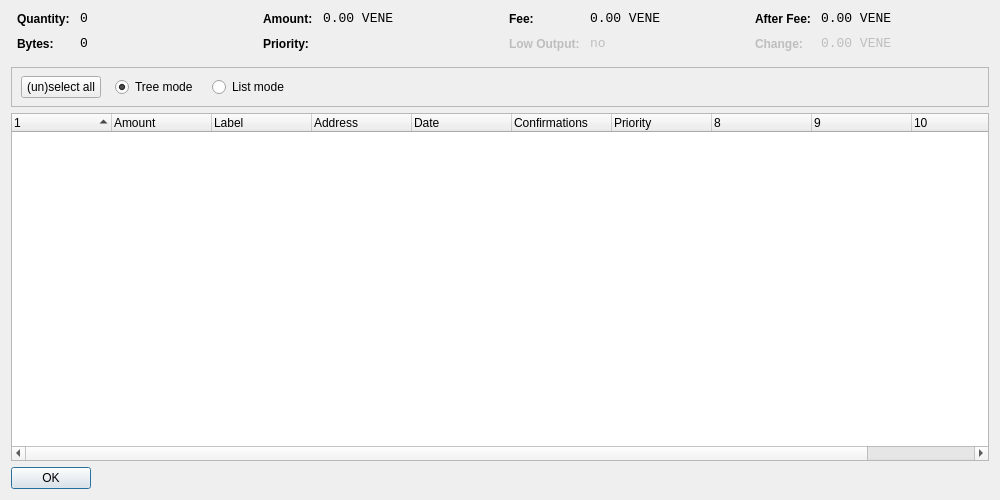
<?xml version="1.0" encoding="UTF-8"?>
<ui version="4.0">
 <class>CoinControlDialog</class>
 <widget class="QDialog" name="CoinControlDialog">
  <property name="geometry">
   <rect>
    <x>0</x>
    <y>0</y>
    <width>1000</width>
    <height>500</height>
   </rect>
  </property>
  <property name="windowTitle">
   <string>Coin Control</string>
  </property>
  <layout class="QVBoxLayout" name="verticalLayout">
   <item>
    <layout class="QHBoxLayout" name="horizontalLayoutTop" stretch="0,0,0,0">
     <property name="topMargin">
      <number>0</number>
     </property>
     <property name="bottomMargin">
      <number>10</number>
     </property>
     <item>
      <layout class="QFormLayout" name="formLayoutCoinControl1">
       <property name="horizontalSpacing">
        <number>10</number>
       </property>
       <property name="verticalSpacing">
        <number>10</number>
       </property>
       <property name="leftMargin">
        <number>6</number>
       </property>
       <property name="rightMargin">
        <number>6</number>
       </property>
       <item row="0" column="0">
        <widget class="QLabel" name="labelCoinControlQuantityText">
         <property name="styleSheet">
          <string notr="true">font-weight:bold;</string>
         </property>
         <property name="text">
          <string>Quantity:</string>
         </property>
        </widget>
       </item>
       <item row="0" column="1">
        <widget class="QLabel" name="labelCoinControlQuantity">
         <property name="font">
          <font>
           <family>Monospace</family>
           <pointsize>10</pointsize>
          </font>
         </property>
         <property name="cursor">
          <cursorShape>IBeamCursor</cursorShape>
         </property>
         <property name="contextMenuPolicy">
          <enum>Qt::ActionsContextMenu</enum>
         </property>
         <property name="text">
          <string notr="true">0</string>
         </property>
         <property name="textInteractionFlags">
          <set>Qt::LinksAccessibleByMouse|Qt::TextSelectableByKeyboard|Qt::TextSelectableByMouse</set>
         </property>
        </widget>
       </item>
       <item row="1" column="0">
        <widget class="QLabel" name="labelCoinControlBytesText">
         <property name="styleSheet">
          <string notr="true">font-weight:bold;</string>
         </property>
         <property name="text">
          <string>Bytes:</string>
         </property>
        </widget>
       </item>
       <item row="1" column="1">
        <widget class="QLabel" name="labelCoinControlBytes">
         <property name="font">
          <font>
           <family>Monospace</family>
           <pointsize>10</pointsize>
          </font>
         </property>
         <property name="cursor">
          <cursorShape>IBeamCursor</cursorShape>
         </property>
         <property name="contextMenuPolicy">
          <enum>Qt::ActionsContextMenu</enum>
         </property>
         <property name="text">
          <string notr="true">0</string>
         </property>
         <property name="textInteractionFlags">
          <set>Qt::LinksAccessibleByMouse|Qt::TextSelectableByKeyboard|Qt::TextSelectableByMouse</set>
         </property>
        </widget>
       </item>
      </layout>
     </item>
     <item>
      <layout class="QFormLayout" name="formLayoutCoinControl2">
       <property name="horizontalSpacing">
        <number>10</number>
       </property>
       <property name="verticalSpacing">
        <number>10</number>
       </property>
       <property name="leftMargin">
        <number>6</number>
       </property>
       <property name="rightMargin">
        <number>6</number>
       </property>
       <item row="0" column="0">
        <widget class="QLabel" name="labelCoinControlAmountText">
         <property name="styleSheet">
          <string notr="true">font-weight:bold;</string>
         </property>
         <property name="text">
          <string>Amount:</string>
         </property>
        </widget>
       </item>
       <item row="0" column="1">
        <widget class="QLabel" name="labelCoinControlAmount">
         <property name="font">
          <font>
           <family>Monospace</family>
           <pointsize>10</pointsize>
          </font>
         </property>
         <property name="cursor">
          <cursorShape>IBeamCursor</cursorShape>
         </property>
         <property name="contextMenuPolicy">
          <enum>Qt::ActionsContextMenu</enum>
         </property>
         <property name="text">
          <string notr="true">0.00 VENE</string>
         </property>
         <property name="textInteractionFlags">
          <set>Qt::LinksAccessibleByMouse|Qt::TextSelectableByKeyboard|Qt::TextSelectableByMouse</set>
         </property>
        </widget>
       </item>
       <item row="1" column="0">
        <widget class="QLabel" name="labelCoinControlPriorityText">
         <property name="styleSheet">
          <string notr="true">font-weight:bold;</string>
         </property>
         <property name="text">
          <string>Priority:</string>
         </property>
        </widget>
       </item>
       <item row="1" column="1">
        <widget class="QLabel" name="labelCoinControlPriority">
         <property name="font">
          <font>
           <family>Monospace</family>
           <pointsize>10</pointsize>
          </font>
         </property>
         <property name="cursor">
          <cursorShape>IBeamCursor</cursorShape>
         </property>
         <property name="contextMenuPolicy">
          <enum>Qt::ActionsContextMenu</enum>
         </property>
         <property name="text">
          <string/>
         </property>
         <property name="textInteractionFlags">
          <set>Qt::LinksAccessibleByMouse|Qt::TextSelectableByKeyboard|Qt::TextSelectableByMouse</set>
         </property>
        </widget>
       </item>
      </layout>
     </item>
     <item>
      <layout class="QFormLayout" name="formLayoutCoinControl3">
       <property name="horizontalSpacing">
        <number>10</number>
       </property>
       <property name="verticalSpacing">
        <number>10</number>
       </property>
       <property name="leftMargin">
        <number>6</number>
       </property>
       <property name="rightMargin">
        <number>6</number>
       </property>
       <item row="0" column="0">
        <widget class="QLabel" name="labelCoinControlFeeText">
         <property name="styleSheet">
          <string notr="true">font-weight:bold;</string>
         </property>
         <property name="text">
          <string>Fee:</string>
         </property>
        </widget>
       </item>
       <item row="0" column="1">
        <widget class="QLabel" name="labelCoinControlFee">
         <property name="font">
          <font>
           <family>Monospace</family>
           <pointsize>10</pointsize>
          </font>
         </property>
         <property name="cursor">
          <cursorShape>IBeamCursor</cursorShape>
         </property>
         <property name="contextMenuPolicy">
          <enum>Qt::ActionsContextMenu</enum>
         </property>
         <property name="text">
          <string notr="true">0.00 VENE</string>
         </property>
         <property name="textInteractionFlags">
          <set>Qt::LinksAccessibleByMouse|Qt::TextSelectableByKeyboard|Qt::TextSelectableByMouse</set>
         </property>
        </widget>
       </item>
       <item row="1" column="0">
        <widget class="QLabel" name="labelCoinControlLowOutputText">
         <property name="enabled">
          <bool>false</bool>
         </property>
         <property name="styleSheet">
          <string notr="true">font-weight:bold;</string>
         </property>
         <property name="text">
          <string>Low Output:</string>
         </property>
        </widget>
       </item>
       <item row="1" column="1">
        <widget class="QLabel" name="labelCoinControlLowOutput">
         <property name="enabled">
          <bool>false</bool>
         </property>
         <property name="font">
          <font>
           <family>Monospace</family>
           <pointsize>10</pointsize>
          </font>
         </property>
         <property name="cursor">
          <cursorShape>IBeamCursor</cursorShape>
         </property>
         <property name="contextMenuPolicy">
          <enum>Qt::ActionsContextMenu</enum>
         </property>
         <property name="text">
          <string notr="true">no</string>
         </property>
         <property name="textInteractionFlags">
          <set>Qt::LinksAccessibleByMouse|Qt::TextSelectableByKeyboard|Qt::TextSelectableByMouse</set>
         </property>
        </widget>
       </item>
      </layout>
     </item>
     <item>
      <layout class="QFormLayout" name="formLayoutCoinControl4">
       <property name="horizontalSpacing">
        <number>10</number>
       </property>
       <property name="verticalSpacing">
        <number>10</number>
       </property>
       <property name="leftMargin">
        <number>6</number>
       </property>
       <property name="rightMargin">
        <number>6</number>
       </property>
       <item row="0" column="0">
        <widget class="QLabel" name="labelCoinControlAfterFeeText">
         <property name="styleSheet">
          <string notr="true">font-weight:bold;</string>
         </property>
         <property name="text">
          <string>After Fee:</string>
         </property>
        </widget>
       </item>
       <item row="0" column="1">
        <widget class="QLabel" name="labelCoinControlAfterFee">
         <property name="font">
          <font>
           <family>Monospace</family>
           <pointsize>10</pointsize>
          </font>
         </property>
         <property name="cursor">
          <cursorShape>IBeamCursor</cursorShape>
         </property>
         <property name="contextMenuPolicy">
          <enum>Qt::ActionsContextMenu</enum>
         </property>
         <property name="text">
          <string notr="true">0.00 VENE</string>
         </property>
         <property name="textInteractionFlags">
          <set>Qt::LinksAccessibleByMouse|Qt::TextSelectableByKeyboard|Qt::TextSelectableByMouse</set>
         </property>
        </widget>
       </item>
       <item row="1" column="0">
        <widget class="QLabel" name="labelCoinControlChangeText">
         <property name="enabled">
          <bool>false</bool>
         </property>
         <property name="styleSheet">
          <string notr="true">font-weight:bold;</string>
         </property>
         <property name="text">
          <string>Change:</string>
         </property>
        </widget>
       </item>
       <item row="1" column="1">
        <widget class="QLabel" name="labelCoinControlChange">
         <property name="enabled">
          <bool>false</bool>
         </property>
         <property name="font">
          <font>
           <family>Monospace</family>
           <pointsize>10</pointsize>
          </font>
         </property>
         <property name="cursor">
          <cursorShape>IBeamCursor</cursorShape>
         </property>
         <property name="contextMenuPolicy">
          <enum>Qt::ActionsContextMenu</enum>
         </property>
         <property name="text">
          <string notr="true">0.00 VENE</string>
         </property>
         <property name="textInteractionFlags">
          <set>Qt::LinksAccessibleByMouse|Qt::TextSelectableByKeyboard|Qt::TextSelectableByMouse</set>
         </property>
        </widget>
       </item>
      </layout>
     </item>
    </layout>
   </item>
   <item>
    <widget class="QFrame" name="frame">
     <property name="minimumSize">
      <size>
       <width>0</width>
       <height>40</height>
      </size>
     </property>
     <property name="frameShape">
      <enum>QFrame::StyledPanel</enum>
     </property>
     <property name="frameShadow">
      <enum>QFrame::Sunken</enum>
     </property>
     <widget class="QWidget" name="horizontalLayoutWidget">
      <property name="geometry">
       <rect>
        <x>10</x>
        <y>0</y>
        <width>781</width>
        <height>41</height>
       </rect>
      </property>
      <layout class="QHBoxLayout" name="horizontalLayoutPanel" stretch="0,0,0,0,0">
       <property name="spacing">
        <number>14</number>
       </property>
       <item>
        <widget class="QPushButton" name="pushButtonSelectAll">
         <property name="sizePolicy">
          <sizepolicy hsizetype="Maximum" vsizetype="Fixed">
           <horstretch>0</horstretch>
           <verstretch>0</verstretch>
          </sizepolicy>
         </property>
         <property name="text">
          <string>(un)select all</string>
         </property>
        </widget>
       </item>
       <item>
        <widget class="QRadioButton" name="radioTreeMode">
         <property name="sizePolicy">
          <sizepolicy hsizetype="Maximum" vsizetype="Fixed">
           <horstretch>0</horstretch>
           <verstretch>0</verstretch>
          </sizepolicy>
         </property>
         <property name="text">
          <string>Tree mode</string>
         </property>
         <property name="checked">
          <bool>true</bool>
         </property>
        </widget>
       </item>
       <item>
        <widget class="QRadioButton" name="radioListMode">
         <property name="sizePolicy">
          <sizepolicy hsizetype="Maximum" vsizetype="Fixed">
           <horstretch>0</horstretch>
           <verstretch>0</verstretch>
          </sizepolicy>
         </property>
         <property name="text">
          <string>List mode</string>
         </property>
        </widget>
       </item>
       <item>
        <spacer name="horizontalSpacer">
         <property name="orientation">
          <enum>Qt::Horizontal</enum>
         </property>
         <property name="sizeHint" stdset="0">
          <size>
           <width>40</width>
           <height>20</height>
          </size>
         </property>
        </spacer>
       </item>
      </layout>
     </widget>
    </widget>
   </item>
   <item>
    <widget class="CoinControlTreeWidget" name="treeWidget">
     <property name="contextMenuPolicy">
      <enum>Qt::CustomContextMenu</enum>
     </property>
     <property name="sortingEnabled">
      <bool>false</bool>
     </property>
     <property name="columnCount">
      <number>11</number>
     </property>
     <attribute name="headerShowSortIndicator" stdset="0">
      <bool>true</bool>
     </attribute>
     <attribute name="headerStretchLastSection">
      <bool>false</bool>
     </attribute>
     <column>
      <property name="text">
       <string/>
      </property>
     </column>
     <column>
      <property name="text">
       <string>Amount</string>
      </property>
     </column>
     <column>
      <property name="text">
       <string>Label</string>
      </property>
     </column>
     <column>
      <property name="text">
       <string>Address</string>
      </property>
     </column>
     <column>
      <property name="text">
       <string>Date</string>
      </property>
     </column>
     <column>
      <property name="text">
       <string>Confirmations</string>
      </property>
      <property name="toolTip">
       <string>Confirmed</string>
      </property>
     </column>
     <column>
      <property name="text">
       <string>Priority</string>
      </property>
     </column>
     <column>
      <property name="text">
       <string/>
      </property>
     </column>
     <column>
      <property name="text">
       <string/>
      </property>
     </column>
     <column>
      <property name="text">
       <string/>
      </property>
     </column>
     <column>
      <property name="text">
       <string/>
      </property>
     </column>
    </widget>
   </item>
   <item>
    <widget class="QDialogButtonBox" name="buttonBox">
     <property name="sizePolicy">
      <sizepolicy hsizetype="Maximum" vsizetype="Fixed">
       <horstretch>0</horstretch>
       <verstretch>0</verstretch>
      </sizepolicy>
     </property>
     <property name="orientation">
      <enum>Qt::Horizontal</enum>
     </property>
     <property name="standardButtons">
      <set>QDialogButtonBox::Ok</set>
     </property>
    </widget>
   </item>
  </layout>
 </widget>
 <customwidgets>
  <customwidget>
   <class>CoinControlTreeWidget</class>
   <extends>QTreeWidget</extends>
   <header>coincontroltreewidget.h</header>
  </customwidget>
 </customwidgets>
 <resources/>
 <connections/>
</ui>
